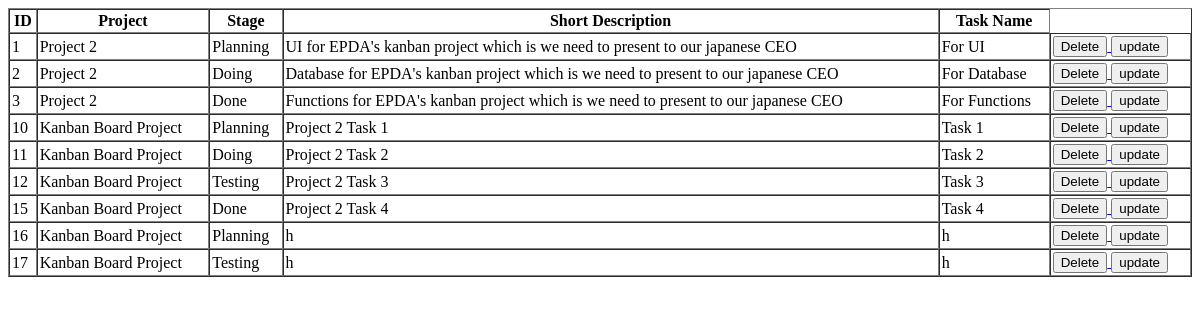
/kanbanmyog/kanban_oop/tasks/tasks.php, run on an earlier commit of the app's database.
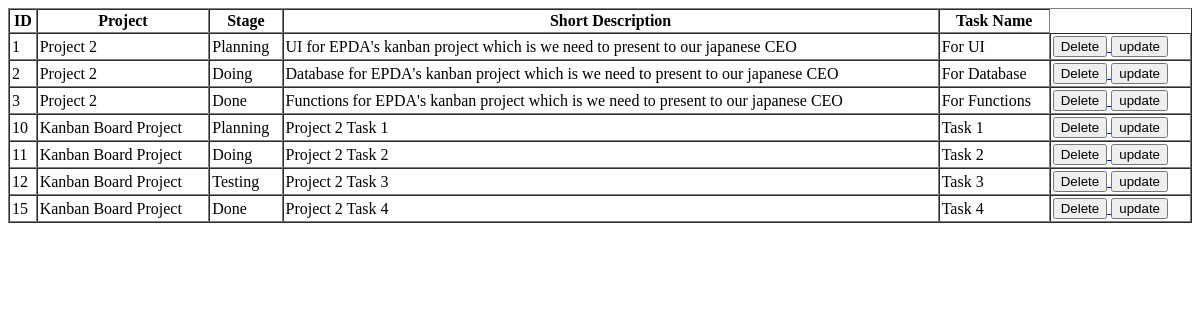
And on a later commit of the database.
### tables this page shows
CREATE TABLE `tasks` (
  `id` int(100) NOT NULL,
  `project_id` int(100) NOT NULL,
  `stage_id` int(100) NOT NULL,
  `short_description` varchar(250) NOT NULL,
  `task_name` varchar(50) NOT NULL,
  `task_priority_color` varchar(100) NOT NULL,
  `task_priority_border` varchar(50) NOT NULL
);

CREATE TABLE `projects` (
  `id` int(11) NOT NULL,
  `admin_id` int(11) NOT NULL,
  `name` varchar(100) NOT NULL,
  `description` varchar(200) NOT NULL,
  `detail_descrip` varchar(500) NOT NULL,
  `create_date` datetime NOT NULL,
  `due_date` datetime NOT NULL,
  `completed_date` datetime NOT NULL
);

CREATE TABLE `stages` (
  `id` int(11) NOT NULL,
  `name` varchar(100) NOT NULL,
  `project_id` int(11) NOT NULL
);

### kanbanmyog/kanban_oop/Database/DatabaseConnection.php (called while the page is built, shortened)
<?php
    class DatabaseConnection{
        private static $server      = 'localhost';
        private static $user        = 'root';
        private static $password    = '';
        private static $database    = 'kanban_board';
        private static $connection = null;
        public static function getInstance(){
            if(self::$connection == null){
                self::$connection = new mysqli(self::$server, self::$user, self::$password, self::$database);
            }
            return self::$connection;
        }
    }
?>

### kanbanmyog/kanban_oop/Repositories/TaskRepository.php (called while the page is built, shortened)
<?php
    require_once('../Models/Task.php');
    require_once('../Database/DatabaseConnection.php');
    require_once('ProjectRepository.php');
    class TaskRepository{
        public static $table_name = "tasks";
        private $connection;
        public function __construct($connection){
            $this->connection = $connection;
        }
        public function getAll(){
            $tasks = [];
            $query = "SELECT * FROM ". self::$table_name . ";";
            $results = $this->connection->query($query);
            if($results){
                while($row = mysqli_fetch_object($results)){
                    $tasks[] = $this->toModel($row);
                }
            }
            return $tasks;
        }
        public function toModel($obj){
            $task = null;
            if($obj)
                $task = new Task($obj->id, $obj->project_id, $obj->stage_id, $obj->short_description, $obj->task_name);
            return $task;
        }
        public static function getProjectName($task){
            $projectRepo = new ProjectRepository(DatabaseConnection::getInstance());
            return $projectRepo->find($task->project_id);
        }
    }
?>

### kanbanmyog/kanban_oop/Models/Task.php (called while the page is built, shortened)
<?php
    require_once("../Repositories/TaskRepository.php");
    class Task extends Model{
        public function __construct($id, $project_id, $stage_id, $short_description, $task_name)
        {
            $this->project_id           = $project_id;
            $this->project              = TaskRepository::getProjectName($this);
        }
    }
?>

### kanbanmyog/kanban_oop/Repositories/ProjectRepository.php (called while the page is built, shortened)
<?php
    require_once('../Models/Project.php');
    require_once('../Database/DatabaseConnection.php');
    require_once('UserRepository.php');
    class ProjectRepository{
        public static $table_name = "projects";
        private $connection;
        public function __construct($connection){
            $this->connection = $connection;
        }
        public function find($id){
            $project   = null;
            $query  = "SELECT * FROM ".self::$table_name." WHERE id = $id;";
            $result = $this->connection->query($query);
            if($result) $project = $this->toModel(mysqli_fetch_object($result));
            return $project;
        }
        public function toModel($obj){
            $project = null;
            if($obj)
                $project = new Project($obj->id, $obj->admin_id, $obj->name, $obj->description, $obj->detail_descrip, $obj->create_date, $obj->due_date, $obj->completed_date);
            return $project;
        }
        public static function getAdminName($project){
            $userRepo = new UserRepository(DatabaseConnection::getInstance());
            return $userRepo->find($project->admin_id);
        }
    }
?>

### kanbanmyog/kanban_oop/Models/Project.php (called while the page is built, shortened)
<?php
    require_once("../Repositories/ProjectRepository.php");
    class Project extends Model{
        public function __construct($id, $admin_id, $name, $description, $detail_descrip, $create_date, $due_date, $completed_date)
        {
            $this->admin_id         = $admin_id;
            $this->admin            = ProjectRepository::getAdminName($this);
        }
    }
?>

### kanbanmyog/kanban_oop/Repositories/UserRepository.php (called while the page is built, shortened)
<?php
    require_once('../Models/User.php');
    require_once('../Database/DatabaseConnection.php');
    require_once('RoleRepository.php');
    require_once('GenderRepository.php');
    class UserRepository{
        public static $table_name = "users";
        private $connection;
        public function __construct($connection){
            $this->connection = $connection;
        }
        public function find($id){
            $user   = null;
            $query  = "SELECT * FROM ".self::$table_name." WHERE id = $id;";
            $result = $this->connection->query($query);
            if($result) $user = $this->toModel(mysqli_fetch_object($result));
            return $user;
        }
        public function toModel($obj){
            $user = null;
            if($obj)
                $user = new User($obj->id, $obj->img, $obj->name, $obj->email, $obj->password, $obj->gender_id, $obj->role_id);
            return $user;
        }
        public static function getUserRole($user){
            $roleRepo = new RoleRepository();
            return $roleRepo->find($user->role_id);
        }
        public static function getUserGender($user){
            $genderRepo = new GenderRepository();
            return $genderRepo->find($user->gender_id);
        }
    }
?>

### kanbanmyog/kanban_oop/Models/User.php (called while the page is built, shortened)
<?php
    require_once("../Repositories/UserRepository.php");
    class User extends Model{
        public function __construct($id, $img, $name, $email, $password, $gender_id, $role_id)
        {
            $this->gender_id    = $gender_id;
            $this->gender       = UserRepository::getUserGender($this);
            $this->role_id      = $role_id;
            $this->role         = UserRepository::getUserRole($this);
        }
    }
?>

### kanbanmyog/kanban_oop/Repositories/GenderRepository.php (called while the page is built, shortened)
<?php
    require_once('../Database/DatabaseConnection.php');
    class GenderRepository{
        public static $table_name = "genders";
        private $connection;
        public function __construct(){
            $this->connection = DatabaseConnection::getInstance();
        }
        public function find($id){
            $gender   = null;
            $query  = "SELECT * FROM ".self::$table_name." WHERE id = $id;";
            $result = $this->connection->query($query);
            if($result) $gender = $this->toModel(mysqli_fetch_object($result));
            return $gender;
        }
        public function toModel($obj){
            $gender = null;
            if($obj)
                $gender = new Role($obj->id, $obj->name);
            return $gender;
        }
    }
?>

### kanbanmyog/kanban_oop/Repositories/RoleRepository.php (called while the page is built, shortened)
<?php
    require_once('../Database/DatabaseConnection.php');
    class RoleRepository{
        public static $table_name = "roles";
        private $connection;
        public function __construct(){
            $this->connection = DatabaseConnection::getInstance();
        }
        public function find($id){
            $role   = null;
            $query  = "SELECT * FROM ".self::$table_name." WHERE id = $id;";
            $result = $this->connection->query($query);
            if($result) $role = $this->toModel(mysqli_fetch_object($result));
            return $role;
        }
        public function toModel($obj){
            $role = null;
            if($obj)
                $role = new Role($obj->id, $obj->name);
            return $role;
        }
    }
?>

### kanbanmyog/kanban_oop/tasks/tasks.php (the view, shortened to what the changed rows need)
<?php
    require_once("../Database/DatabaseConnection.php");
    require_once("../Repositories/StageRepository.php");
    require_once("../Repositories/TaskRepository.php");
?>
<?php
    $taskRepo = new TaskRepository(DatabaseConnection::getInstance());
    $tasks = $taskRepo->getAll();
?>
<html>
    <head>
    </head>
    <body>
        <table width="100%" border="1" cellspacing="0" cellpadding="2">
            <tr>
                <th>ID</th>
                <th>Project</th>
                <th>Stage</th>
                <th>Short Description</th>
                <th>Task Name</th>
            </tr>
        <?php foreach($tasks as $t): ?>
            <tr>
                <td><?=$t->id?></td>
                <td><?=$t->getPjName()->name?></td>
                <td><?=$t->getStage()->name?></td>
                <td><?=$t->short_description?></td>
                <td><?=$t->task_name?></td>
                <td>
                    <a href="deletetasks.php?id=<?=$t->id?>">
                        <button>Delete</button>
                    </a>
                    <a href="updatetaskspage.php?id=<?=$t->id?>">
                        <button>update</button>
                    </a>
                </td>
            </tr>
        <?php endforeach;?>
        </table>
    </body>
</html>

What changed in the data, as far as the page shows it:
removed tasks: id "16", project.name "Kanban Board Project", stage.name "Planning", short_description "h", task_name "h"
removed tasks: id "17", project.name "Kanban Board Project", stage.name "Testing", short_description "h", task_name "h"
